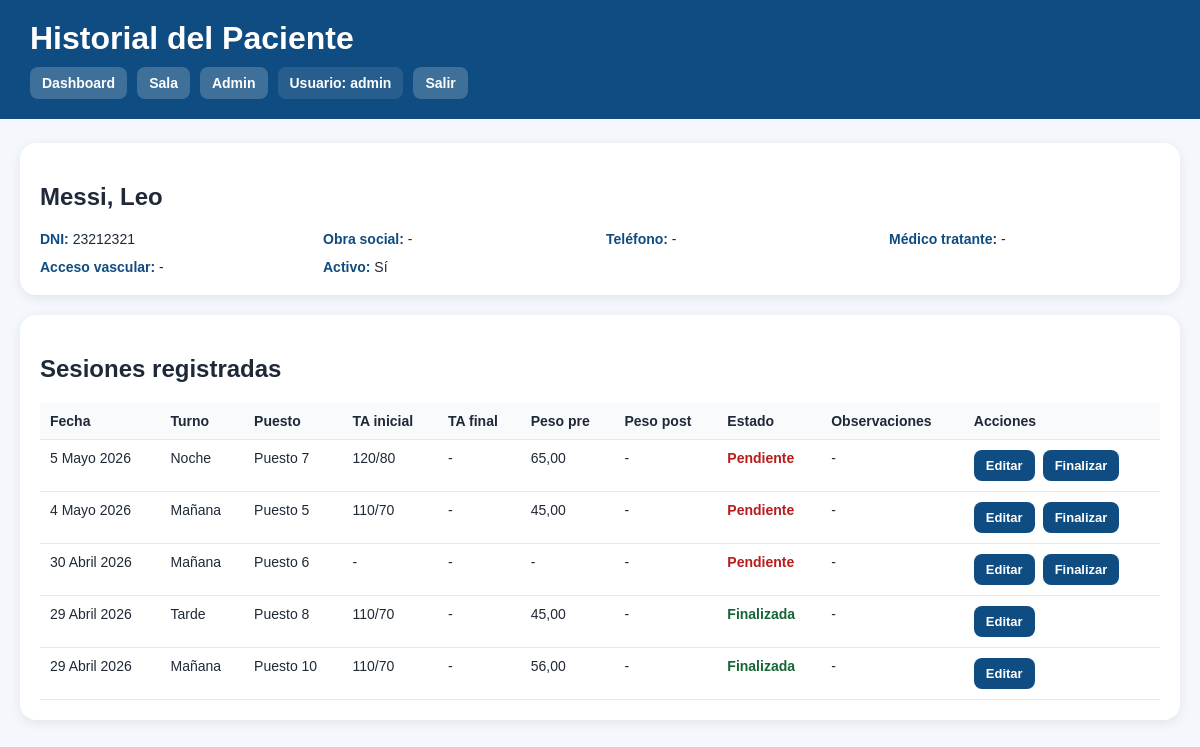
The page /historial/4/ (signed in) on the database as committed earlier.
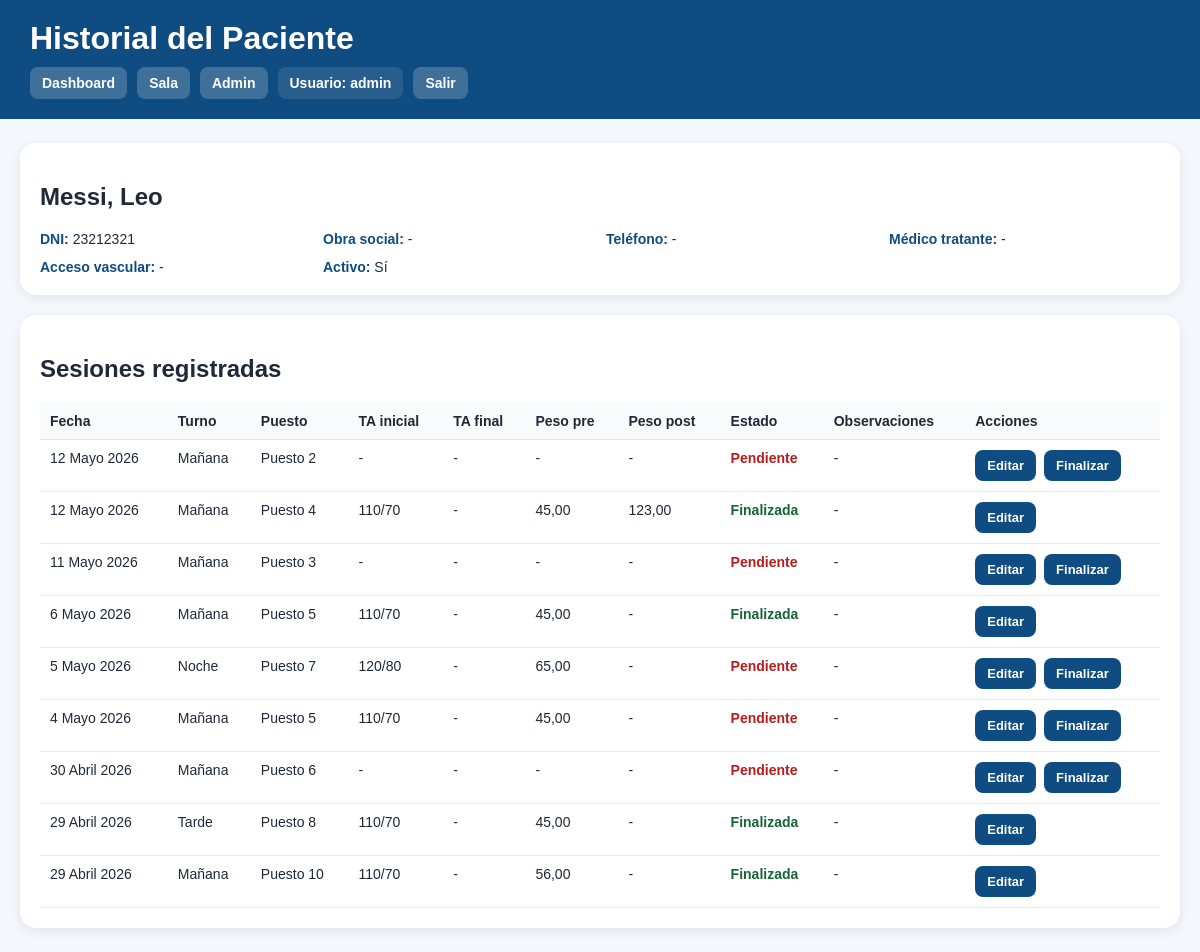
The same page on the database as committed later.
### sesiones/models.py (models this page shows, shortened)
class SesionDialisis(models.Model):
    TURNO_CHOICES = [
        ("manana", "Mañana"),
        ("tarde", "Tarde"),
        ("noche", "Noche"),
    ]
    ESTADO_CHOICES = [
        ("pendiente", "Pendiente"),
        ("activa", "En sesión"),
        ("finalizada", "Finalizada"),
    ]
    MEDICO_CHOICES = [
    ("juan_perez", "Dr. Juan Pérez"),
    ("maria_garcia", "Dra. María García"),
    ("roberto_lopez", "Dr. Roberto López"),
]
    paciente = models.ForeignKey(Paciente, on_delete=models.CASCADE)
    puesto = models.ForeignKey(Puesto, on_delete=models.SET_NULL, null=True, blank=True)
    fecha = models.DateField()
    turno = models.CharField(max_length=10, choices=TURNO_CHOICES)
    estado = models.CharField(max_length=20, choices=ESTADO_CHOICES, default="pendiente")
    medico_asignado = models.CharField(
        max_length=20,
        choices=MEDICO_CHOICES,
        blank=True,
        null=True,
    )
    enfermero_asignado = models.CharField(
        max_length=100,
        blank=True,
        null=True,
    )
    peso_pre = models.DecimalField(max_digits=5, decimal_places=2, null=True, blank=True)
    peso_post = models.DecimalField(max_digits=5, decimal_places=2, null=True, blank=True)
    ta_inicial = models.CharField(max_length=20, blank=True)
    ta_final = models.CharField(max_length=20, blank=True)
    medicacion = models.TextField(blank=True)
    incidencias = models.TextField(blank=True)
    observaciones = models.TextField(blank=True)  # Campo anterior, queda por compatibilidad.
    finalizada = models.BooleanField(default=False)
    creada_en = models.DateTimeField(auto_now_add=True)
    class Meta:
        ordering = ["-fecha", "turno"]

class Puesto(models.Model):
    numero = models.PositiveIntegerField(unique=True)
    activo = models.BooleanField(default=True)
    def __str__(self):
        return f"Puesto {self.numero}"

### dashboard/views.py (the view)
# urls.py: path("historial/<int:paciente_id>/", views.historial_paciente, name="historial_paciente"),
@login_required
def historial_paciente(request, paciente_id):
    paciente = get_object_or_404(Paciente, id=paciente_id)
    sesiones = SesionDialisis.objects.filter(
        paciente=paciente
    ).order_by("-fecha", "-id")
    context = {
        "paciente": paciente,
        "sesiones": sesiones,
    }
    context.update(contexto_roles(request))
    return render(request, "dashboard/historial_paciente.html", context)

### dashboard/views.py (called while the page is built)
def usuario_en_grupo(user, nombre_grupo):
    return user.groups.filter(name=nombre_grupo).exists()

def nombre_usuario(user):
    nombre = user.get_full_name()
    if nombre:
        return nombre
    return user.username

def contexto_roles(request):
    return {
        "es_enfermero": usuario_en_grupo(request.user, "Enfermeros"),
        "es_medico": usuario_en_grupo(request.user, "Medicos"),
        "es_administracion": usuario_en_grupo(request.user, "Administracion"),
        "es_superadmin": request.user.is_superuser,
        "usuario_actual": nombre_usuario(request.user),
    }

### dashboard/templates/dashboard/historial_paciente.html (shortened to what this page needs)
<!DOCTYPE html>
<html lang="es">
<head>
</head>
<body>
<div class="header">
    <h1>Historial del Paciente</h1>
    <div class="nav">
        <a href="/">Dashboard</a>
        <a href="/sala/">Sala</a>
        {% if es_administracion or es_superadmin or request.user.is_staff %}
            <a href="/admin/">Admin</a>
        {% endif %}
        <span class="pill">Usuario: {{ request.user.username }}</span>
        <form method="post" action="/logout/" style="display:inline;">
            <button type="submit">Salir</button>
        </form>
    </div>
</div>
<div class="container">
    <div class="card">
        <h2>{{ paciente.apellido }}, {{ paciente.nombre }}</h2>
        <div class="datos">
            <div class="dato"><strong>DNI:</strong> {{ paciente.dni }}</div>
            <div class="dato"><strong>Obra social:</strong> {{ paciente.obra_social|default:"-" }}</div>
            <div class="dato"><strong>Teléfono:</strong> {{ paciente.telefono|default:"-" }}</div>
            <div class="dato"><strong>Médico tratante:</strong> {{ paciente.medico_tratante|default:"-" }}</div>
            <div class="dato"><strong>Acceso vascular:</strong> {{ paciente.acceso_vascular|default:"-" }}</div>
            <div class="dato"><strong>Activo:</strong> {{ paciente.activo|yesno:"Sí,No" }}</div>
        </div>
    </div>
    <div class="card">
        <h2>Sesiones registradas</h2>
        <table>
            <thead>
                <tr>
                    <th>Fecha</th>
                    <th>Turno</th>
                    <th>Puesto</th>
                    <th>TA inicial</th>
                    <th>TA final</th>
                    <th>Peso pre</th>
                    <th>Peso post</th>
                    <th>Estado</th>
                    <th>Observaciones</th>
                    <th>Acciones</th>
                </tr>
            </thead>
            <tbody>
                {% for sesion in sesiones %}
                <tr>
                    <td>{{ sesion.fecha }}</td>
                    <td>{{ sesion.get_turno_display }}</td>
                    <td>{{ sesion.puesto|default:"-" }}</td>
                    <td>{{ sesion.ta_inicial|default:"-" }}</td>
                    <td>{{ sesion.ta_final|default:"-" }}</td>
                    <td>{{ sesion.peso_pre|default:"-" }}</td>
                    <td>{{ sesion.peso_post|default:"-" }}</td>
                    <td>
                        {% if sesion.finalizada %}
                            <span class="ok">Finalizada</span>
                        {% else %}
                            <span class="pendiente">Pendiente</span>
                        {% endif %}
                    </td>
                    <td>{{ sesion.observaciones|default:"-" }}</td>
                    <td>
                        <div class="acciones">
                            {% if es_enfermero or es_superadmin %}
                                <a class="btn" href="{% url 'editar_signos' sesion.id %}">Editar</a>
                            {% endif %}
                            {% if es_enfermero or es_superadmin %}
                                {% if not sesion.finalizada %}
                                    <a class="btn" href="{% url 'finalizar_sesion' sesion.id %}">Finalizar</a>
                                {% endif %}
                            {% endif %}
                        </div>
                    </td>
                </tr>
                {% empty %}
                <tr>
                    <td colspan="10">No hay sesiones registradas para este paciente.</td>
                </tr>
                {% endfor %}
            </tbody>
        </table>
    </div>
</div>
</body>
</html>

Rows that differ between the two databases and show on the page:
added SesionDialisis: fecha "12 Mayo 2026", turno "Mañana", puesto "Puesto 2", ta_inicial "-", ta_final "-", peso_pre "-", peso_post "-", finalizada "Pendiente", observaciones "-"
added SesionDialisis: fecha "12 Mayo 2026", turno "Mañana", puesto "Puesto 4", ta_inicial "110/70", ta_final "-", peso_pre "45,00", peso_post "123,00", finalizada "Finalizada", observaciones "-"
added SesionDialisis: fecha "11 Mayo 2026", turno "Mañana", puesto "Puesto 3", ta_inicial "-", ta_final "-", peso_pre "-", peso_post "-", finalizada "Pendiente", observaciones "-"
added SesionDialisis: fecha "6 Mayo 2026", turno "Mañana", puesto "Puesto 5", ta_inicial "110/70", ta_final "-", peso_pre "45,00", peso_post "-", finalizada "Finalizada", observaciones "-"
